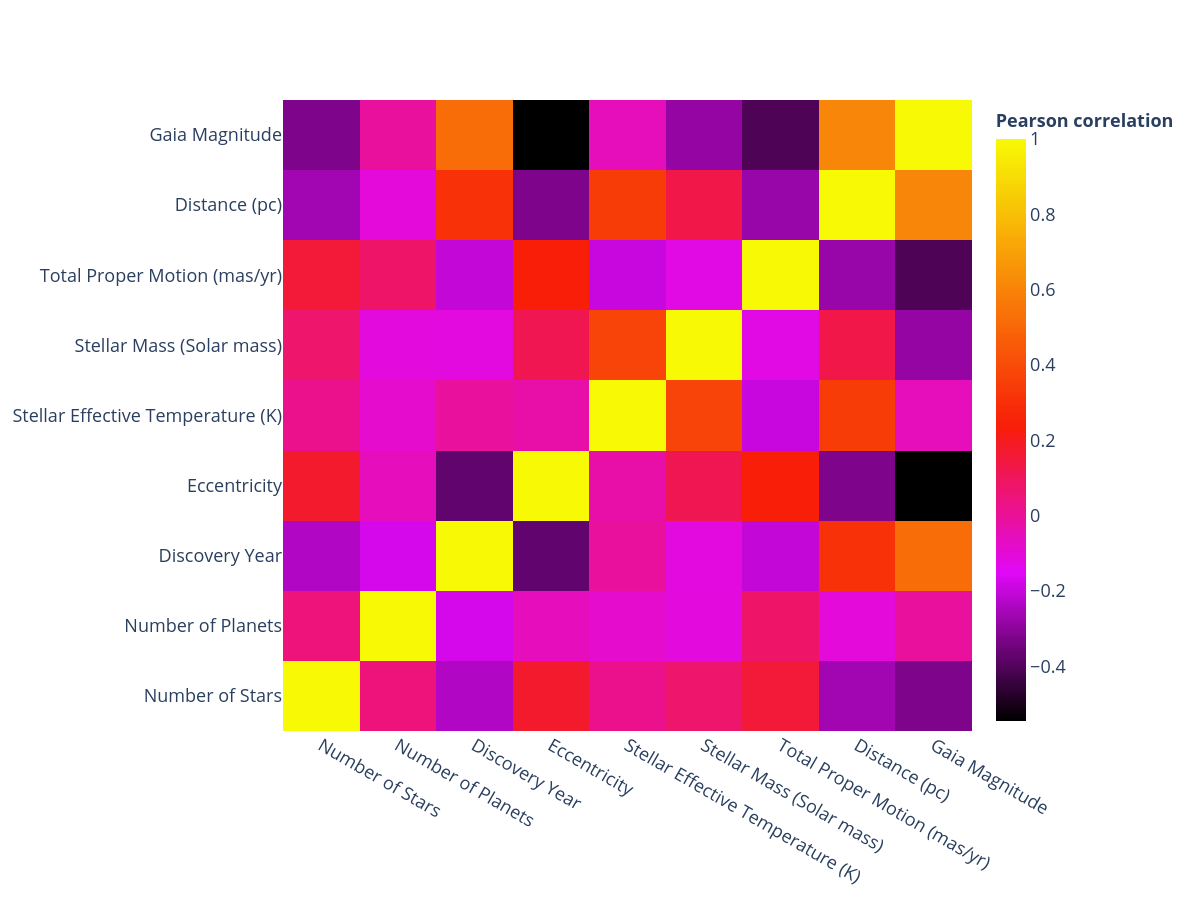

The script that drew this image:

# Paths:
path_data = "data/"

# Packages:
import numpy as np
import pandas as pd
import plotly.graph_objects as go
from matplotlib.colors import LinearSegmentedColormap, to_hex

# Display options:
pd.set_option("display.width", 1200)
pd.set_option("display.max_columns", 300)
pd.set_option("display.max_rows", 300)

# Dataset:
df = pd.read_csv(path_data + "nasa_exoplanets.csv")
df_varnames = pd.read_csv(path_data + "nasa_exoplanets_var_names.csv")

# Variables:
num_vars = ["sy_snum", "sy_pnum", "disc_year", "pl_orbeccen", "st_teff", "st_mass", "sy_pm",
            "sy_dist", "sy_gaiamag"]
num_vars_names = df_varnames.loc[df_varnames["var"].isin(num_vars)].copy()["var_name"].values

# Adapt the data:
df_plot = df[num_vars]
df_plot = df_plot.dropna()
df_plot = df_plot.reset_index(drop = True)
df_plot = df_plot.corr()

# Plot:
n_colors = 100
my_colors = ["#000000", "#E008F8", "#F81D08", "#F88A08", "#F7FE04"]
cmap = LinearSegmentedColormap.from_list("my_palette", my_colors)
my_palette = [to_hex(j) for j in  [cmap(i/n_colors) for i in np.array(range(n_colors))]]

fig = go.Figure(
    data = [
        go.Heatmap(
            x = num_vars_names,
            y = num_vars_names,
            z = df_plot,
            colorscale = my_palette,
            hovertemplate = "<b>" +
                            "%{x}<br>" +
                            "%{y}</br>" +
                            "Correlation: %{z:, }</b><extra></extra>",
            colorbar = dict(
                title = "<b>Pearson correlation </b>"
            )
        )
    ]
)
fig.update_layout(
    # height = 900,
    # width = 1200,
    font = dict(
        size = 18
    ),
    plot_bgcolor = "white",
    hoverlabel = dict(
        font_size = 18,
        font_family = "Rockwell"
    )
)
fig.show()
